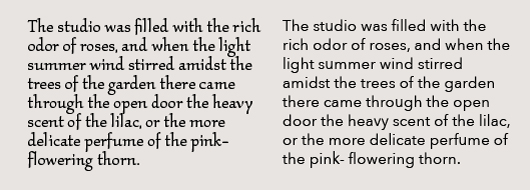
#> input picture Task 1 Data set/test4.jpg, 530 x 190 px, given in place of 3, which was not available
$ jupyter execute Task_2_Color_Identification.ipynb   (shell and % lines are left out)   (text cells are left out)
#> lines starting #> are read from the running program, lines starting #| are printed output that depends on the picture; pictures that were not available may be replaced by others from this repository, and a replacement may not be noted
#> the answer given: 3
#> the answer given: 3
[cell 1]
import cv2
from sklearn.cluster import KMeans
import matplotlib.pyplot as plt
from collections import Counter
import numpy as np

[cell 2]
def BGR2RGB(image):
    image = cv2.cvtColor(image, cv2.COLOR_BGR2RGB)
    return image

[cell 3]
def RGB2HEX(color):
    return "#{:02x}{:02x}{:02x}".format(int(color[0]), int(color[1]), int(color[2]))

[cell 4]
def get_image(path):
#> called with path = '3'
    image = cv2.imread(path)
#> image is the input picture: shape (190, 530, 3); mean B, G, R 203.9, 206.7, 210.3
    image = BGR2RGB(image)
    return image

[cell 5]
def detect_colors(path, number_of_colors):
    image = get_image(path)
    plt.imshow(image)
    image = cv2.resize(image, (600, 600), interpolation=cv2.INTER_AREA)
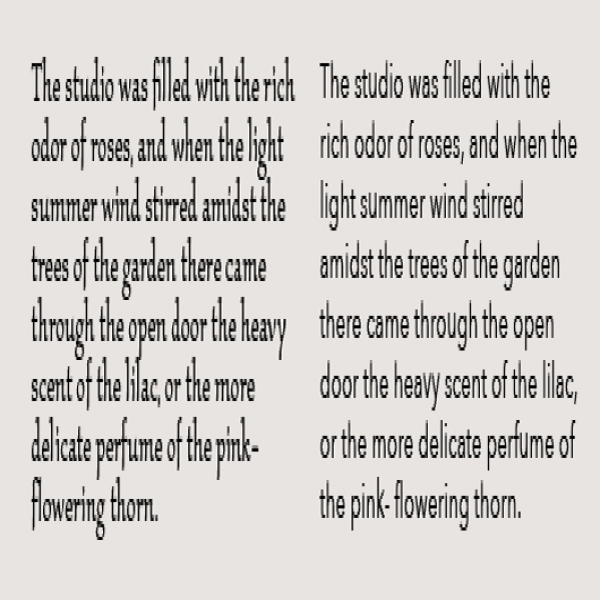
#> image: shape (600, 600, 3); mean R, G, B 210.3, 206.7, 203.9
    image = image.reshape(image.shape[0] * image.shape[1], image.shape[2])
    k_means = KMeans(n_clusters=number_of_colors)
    labels = k_means.fit_predict(image)
    counts = Counter(labels)
#> counts = {1: 305507, 2: 26957, 0: 27536}
    center_colors = k_means.cluster_centers_
    ordered = [center_colors[i] for i in counts.keys()]
#> ordered = [[230.8, 226.9, 223.8], [141.6, 139.6, 137.4], [48.81, 47.85, 46.66]]
    hex_colors = [RGB2HEX(ordered[i]) for i in counts.keys()]
#> hex_colors = ['#8d8b89', '#302f2e', '#e6e2df']

    plt.figure(figsize=(8, 6))
    plt.pie(counts.values(), labels=hex_colors, colors=hex_colors)
    plt.show()
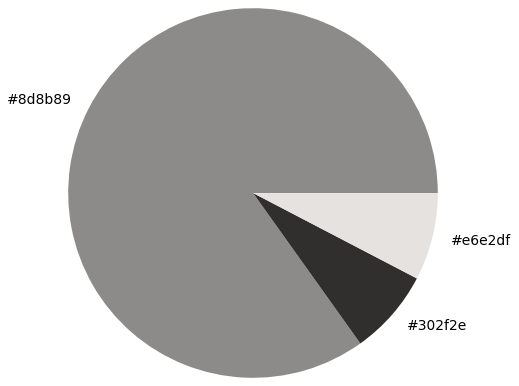
#> figure drawn by matplotlib, 1 panel

[cell 6]
detect_colors(input("Enter the path: "), int(input("Enter No.of colors to be detected: ")))

[cell 7]
detect_colors(input("Enter the path: "), int(input("Enter No.of colors to be detected: ")))
#> the answer given: 3
#> the answer given: 3
#> call 2 of detect_colors, with path = '3', number_of_colors = 3
#> in detect_colors (call 2), `counts = Counter(labels)`: counts = {0: 305507, 1: 26957, 2: 27536}
#> in detect_colors (call 2), `hex_colors = [RGB2HEX(ordered[i]) for i in counts.keys()]`: hex_colors = ['#e6e2df', '#8d8b89', '#302f2e']
#> in detect_colors (call 2), `plt.show()`:
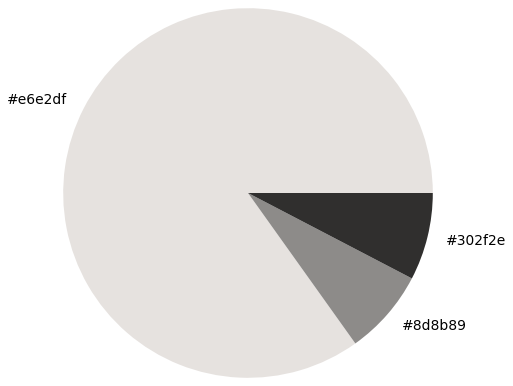
#> figure drawn by matplotlib, 1 panel

[cell 8]
import extcolors
import matplotlib.pyplot as plt
import numpy as np

[cell 9]
def color_extraction(image_path):
  colors, pixel_count = extcolors.extract_from_path(image_path)
  color_list = [[i[0]] for i in colors]
  plt.imshow(np.array(color_list))  # np.array([50, 35, 32]).reshape(1, 1, 3)
  plt.show()

[cell 10]
color_extraction(input())
#> (the call stopped at in color_extraction, `colors, pixel_count = extcolors.extract_from_path(image_path)`: extcolors is not available in this run)

[cell 11]
color_extraction(input())
#> (the call stopped at in color_extraction, `colors, pixel_count = extcolors.extract_from_path(image_path)`: extcolors is not available in this run)

$ run again, on Task 1 Data set/test3.png
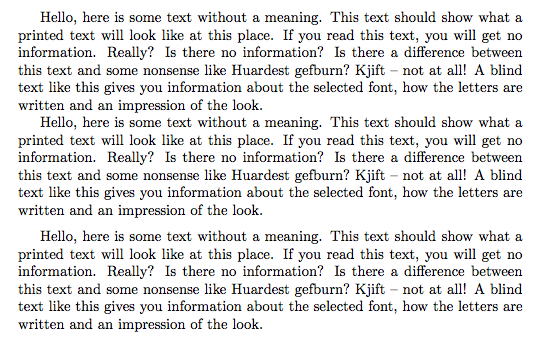
#> input picture Task 1 Data set/test3.png, 541 x 339 px, given in place of 3, which was not available
#> in get_image, image is the input picture: shape (339, 541, 3); mean B, G, R 228.1, 227.7, 228.1
#> in detect_colors, `image = cv2.resize(image, (600, 600), interpolation=cv2.INTER_AREA)`:
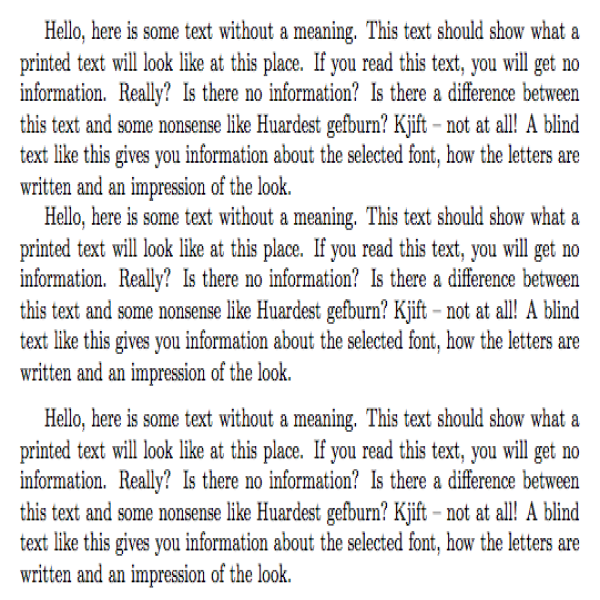
#> image: shape (600, 600, 3); mean R, G, B 228.1, 227.7, 228
#> counts = {0: 289498, 2: 39413, 1: 31089}
#> ordered = [[252.3, 253, 252.3], [165.7, 166.9, 165.6], [81.97, 69.22, 81.15]]
#> hex_colors = ['#fcfcfc', '#514551', '#a5a6a5']
#> counts = {0: 289498, 1: 39413, 2: 31089}
#> ordered = [[252.3, 253, 252.3], [165.7, 166.9, 165.6], [81.98, 69.23, 81.16]]
#> hex_colors = ['#fcfcfc', '#a5a6a5', '#514551']
#> in detect_colors (call 2), `plt.show()`:
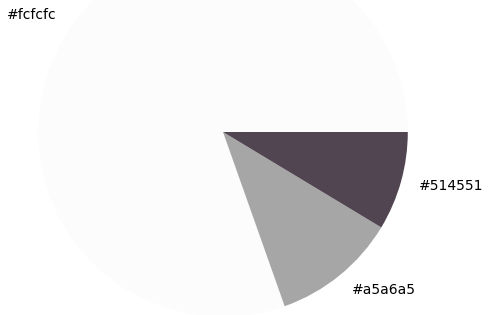
#> figure drawn by matplotlib, 1 panel
